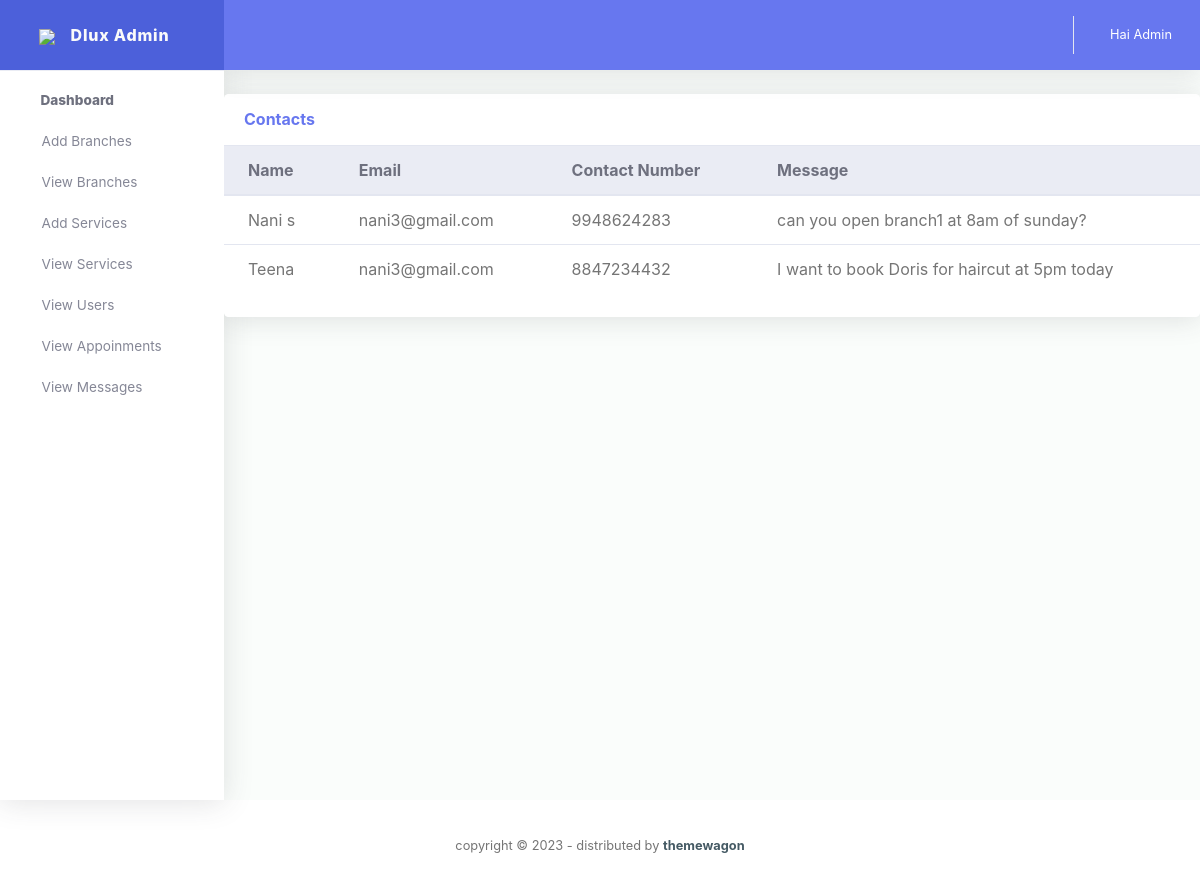
/viewcontact/, run on the app's committed database.
### Userapp/models.py (models this page shows)
class Contact(models.Model):
    name1=models.CharField(max_length=10)
    email1=models.EmailField(default=0)
    number=models.IntegerField(default=0)
    message1=models.CharField(max_length=1000)

### Adminapp/views.py (the view)
# urls.py: path('viewcontact/',views.viewcontact,name='viewcontact'),
def viewcontact(request):
    data=Contact.objects.all()
    return render(request,'viewcontact.html',{'data':data})

### Adminapp/templates/viewcontact.html
{% extends 'adminindex.html' %}
{% block content %}
<div class="row">
    <div class="col-lg-12 mb-4">
      <div class="card">
        <div class="card-header py-3 d-flex flex-row align-items-center justify-content-between">
          <h6 class="m-0 font-weight-bold text-primary">Contacts</h6>
        </div>
        <div class="table-responsive">
          <table class="table align-items-center table-flush">
            <thead class="thead-light">
              <tr>
                <th>Name</th>
                <th>Email</th>
                <th>Contact Number</th>
                <th>Message</th>
              </tr>
            </thead>
            <tbody>
              {% for i in data %}
              <tr>
            <td>{{i.name1}} </td>
            <td>{{i.email1}}</td>
            <td>{{i.number}}</td>
            <td>{{i.message1}}</td>
    </tr>
    {% endfor %}
            </tbody>
          </table>
        </div>
        <div class="card-footer"></div>
      </div>
    </div>
  </div>
{% endblock %}

### data on the page
Contact: name1 "Nani s", email1 "nani3@gmail.com", number "9948624283", message1 "can you open branch1 at 8am of sunday?"
Contact: name1 "Teena", email1 "nani3@gmail.com", number "8847234432", message1 "I want to book Doris for haircut at 5pm today"
